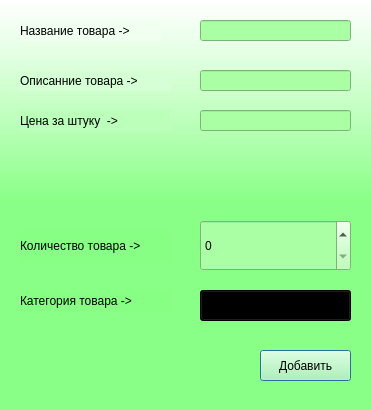
<?xml version="1.0" encoding="UTF-8"?>
<ui version="4.0">
 <class>Dialog</class>
 <widget class="QDialog" name="Dialog">
  <property name="geometry">
   <rect>
    <x>0</x>
    <y>0</y>
    <width>371</width>
    <height>410</height>
   </rect>
  </property>
  <property name="windowTitle">
   <string>Dialog</string>
  </property>
  <property name="styleSheet">
   <string notr="true">background-color: qlineargradient(spread:pad, x1:0.489, y1:1, x2:0.489, y2:0, stop:0.511364 rgba(133, 255, 131, 210), stop:1 rgba(255, 255, 255, 255));</string>
  </property>
  <widget class="QLabel" name="label_1">
   <property name="geometry">
    <rect>
     <x>20</x>
     <y>20</y>
     <width>141</width>
     <height>21</height>
    </rect>
   </property>
   <property name="styleSheet">
    <string notr="true">background-color: rgb(240, 255, 240);
font: 10pt &quot;Verdana&quot;;</string>
   </property>
   <property name="text">
    <string>Название товара -&gt;</string>
   </property>
  </widget>
  <widget class="QLineEdit" name="NameProduct">
   <property name="geometry">
    <rect>
     <x>200</x>
     <y>20</y>
     <width>151</width>
     <height>21</height>
    </rect>
   </property>
   <property name="styleSheet">
    <string notr="true">background-color: rgb(170, 255, 164);</string>
   </property>
  </widget>
  <widget class="QLabel" name="label_2">
   <property name="geometry">
    <rect>
     <x>20</x>
     <y>70</y>
     <width>151</width>
     <height>21</height>
    </rect>
   </property>
   <property name="styleSheet">
    <string notr="true">background-color: rgb(213, 255, 212);
font: 10pt &quot;Verdana&quot;;</string>
   </property>
   <property name="text">
    <string>Описанние товара -&gt;</string>
   </property>
  </widget>
  <widget class="QSpinBox" name="NumberProduct">
   <property name="geometry">
    <rect>
     <x>200</x>
     <y>220</y>
     <width>151</width>
     <height>51</height>
    </rect>
   </property>
   <property name="styleSheet">
    <string notr="true">background-color: rgb(170, 255, 164);
font: 10pt &quot;Verdana&quot;;</string>
   </property>
  </widget>
  <widget class="QLabel" name="label_3">
   <property name="geometry">
    <rect>
     <x>20</x>
     <y>230</y>
     <width>151</width>
     <height>31</height>
    </rect>
   </property>
   <property name="styleSheet">
    <string notr="true">background-color: rgb(134, 255, 132);
font: 10pt &quot;Verdana&quot;;</string>
   </property>
   <property name="text">
    <string>Количество товара -&gt;</string>
   </property>
  </widget>
  <widget class="QLabel" name="label_4">
   <property name="geometry">
    <rect>
     <x>20</x>
     <y>290</y>
     <width>151</width>
     <height>21</height>
    </rect>
   </property>
   <property name="styleSheet">
    <string notr="true">background-color: rgb(134, 255, 132);
font: 10pt &quot;Verdana&quot;;</string>
   </property>
   <property name="text">
    <string>Категория товара -&gt;</string>
   </property>
  </widget>
  <widget class="QPushButton" name="btn_add">
   <property name="geometry">
    <rect>
     <x>260</x>
     <y>350</y>
     <width>91</width>
     <height>31</height>
    </rect>
   </property>
   <property name="styleSheet">
    <string notr="true">background-color: rgb(170, 255, 164);
font: 10pt &quot;Verdana&quot;;</string>
   </property>
   <property name="text">
    <string>Добавить</string>
   </property>
  </widget>
  <widget class="QComboBox" name="Category">
   <property name="geometry">
    <rect>
     <x>200</x>
     <y>290</y>
     <width>151</width>
     <height>31</height>
    </rect>
   </property>
   <item>
    <property name="text">
     <string>Мясо</string>
    </property>
   </item>
   <item>
    <property name="text">
     <string>Рыба</string>
    </property>
   </item>
   <item>
    <property name="text">
     <string>Молочка</string>
    </property>
   </item>
   <item>
    <property name="text">
     <string>Фрукты</string>
    </property>
   </item>
   <item>
    <property name="text">
     <string>Овощи</string>
    </property>
   </item>
   <item>
    <property name="text">
     <string>Корм для животных</string>
    </property>
   </item>
   <item>
    <property name="text">
     <string>Косметика</string>
    </property>
   </item>
   <item>
    <property name="text">
     <string>Другое</string>
    </property>
   </item>
  </widget>
  <widget class="QLineEdit" name="LorProduct">
   <property name="geometry">
    <rect>
     <x>200</x>
     <y>70</y>
     <width>151</width>
     <height>21</height>
    </rect>
   </property>
   <property name="styleSheet">
    <string notr="true">background-color: rgb(170, 255, 164);</string>
   </property>
  </widget>
  <widget class="QLabel" name="label_5">
   <property name="geometry">
    <rect>
     <x>20</x>
     <y>110</y>
     <width>151</width>
     <height>21</height>
    </rect>
   </property>
   <property name="styleSheet">
    <string notr="true">background-color: rgb(187, 255, 186);
font: 10pt &quot;Verdana&quot;;</string>
   </property>
   <property name="text">
    <string>Цена за штуку  -&gt;</string>
   </property>
  </widget>
  <widget class="QLineEdit" name="Sale">
   <property name="geometry">
    <rect>
     <x>200</x>
     <y>110</y>
     <width>151</width>
     <height>21</height>
    </rect>
   </property>
   <property name="styleSheet">
    <string notr="true">background-color: rgb(170, 255, 164);</string>
   </property>
  </widget>
 </widget>
 <resources/>
 <connections/>
</ui>
